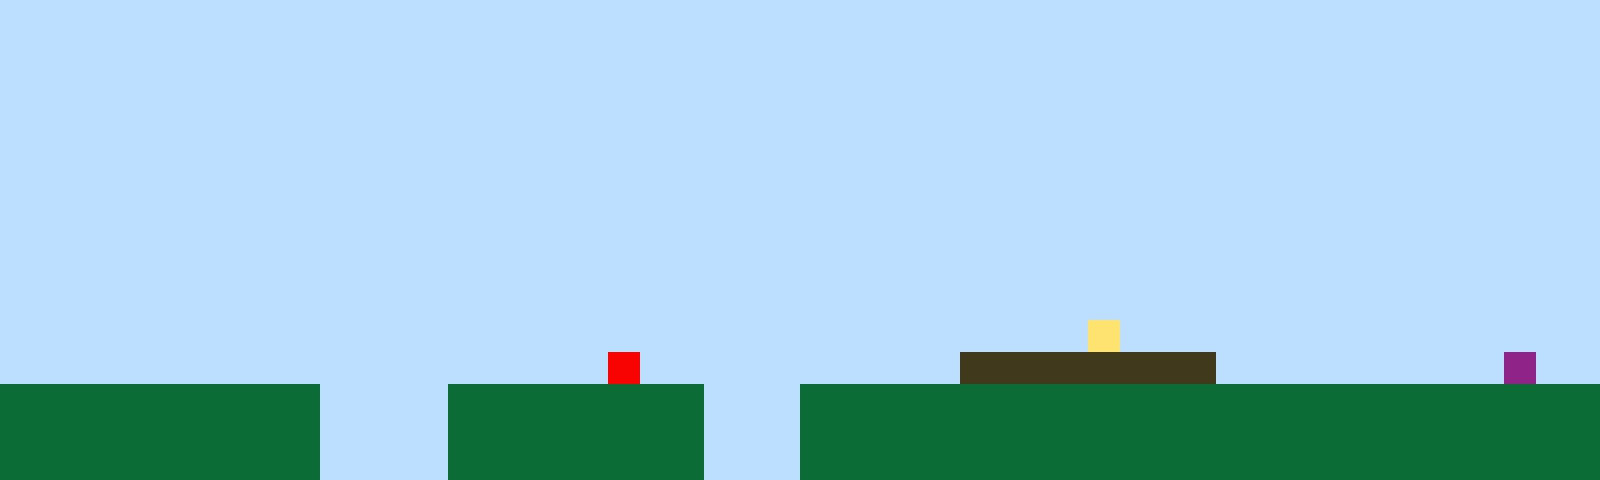

A 2D game scene composited from a Tiled map and its tileset images. What follows is a short description and the map's XML, with every tile layer's data as written:
An orthogonal 50x15 tile map with 32x32 px tiles, 1 tile layer (Tile Layer 1).

<map version="1.10" tiledversion="1.11.2" orientation="orthogonal" renderorder="right-up" width="50" height="15" tilewidth="32" tileheight="32" infinite="0" nextlayerid="2" nextobjectid="1"><editorsettings><export target="map1.csv" format="csv" /></editorsettings><tileset firstgid="1" name="sprites" tilewidth="32" tileheight="32" tilecount="6" columns="3"><image source="sprites.png" width="96" height="64" /></tileset><layer id="1" name="Tile Layer 1" width="50" height="15"><data encoding="csv">1,1,1,1,1,1,1,1,1,1,1,1,1,1,1,1,1,1,1,1,1,1,1,1,1,1,1,1,1,1,1,1,1,1,1,1,1,1,1,1,1,1,1,1,1,1,1,1,1,1,1,1,1,1,1,1,1,1,1,1,1,1,1,1,1,1,1,1,1,1,1,1,1,1,1,1,1,1,1,1,1,1,1,1,1,1,1,1,1,1,1,1,1,1,1,1,1,1,1,1,1,1,1,1,1,1,1,1,1,1,1,1,1,1,1,1,1,1,1,1,1,1,1,1,1,1,1,1,1,1,1,1,1,1,1,1,1,1,1,1,1,1,1,1,1,1,1,1,1,1,1,1,1,1,1,1,1,1,1,1,1,1,1,1,1,1,1,1,1,1,1,1,1,1,1,1,1,1,1,1,1,1,1,1,1,1,1,1,1,1,1,1,1,1,1,1,1,1,1,1,1,1,1,1,1,1,1,1,1,1,1,1,1,1,1,1,1,1,1,1,1,1,1,1,1,1,1,1,1,1,1,1,1,1,1,1,1,1,1,1,1,1,1,1,1,1,1,1,1,1,1,1,1,1,1,1,1,1,1,1,1,1,1,1,1,1,1,1,1,1,1,1,1,1,1,1,1,1,1,1,1,1,1,1,1,1,1,1,1,1,1,1,1,1,1,1,1,1,1,1,1,1,1,1,1,1,1,1,1,1,1,1,1,1,1,1,1,1,1,1,1,1,1,1,1,1,1,1,1,1,1,1,1,1,1,1,1,1,1,1,1,1,1,1,1,1,1,1,1,1,1,1,1,1,1,1,1,1,1,1,1,1,1,1,1,1,1,1,1,1,1,1,1,1,1,1,1,1,1,1,1,1,1,1,1,1,1,1,1,1,1,1,1,1,1,1,1,1,1,1,1,1,1,1,1,1,1,1,1,1,1,1,1,1,1,1,1,1,1,1,1,1,1,1,1,1,1,1,1,1,1,1,1,1,1,1,1,1,1,1,1,1,1,1,1,1,1,1,1,1,1,1,1,1,1,1,1,1,1,1,1,1,1,1,1,1,1,1,1,1,1,1,1,1,1,1,1,1,1,1,1,1,1,1,1,1,1,1,1,1,1,1,1,1,1,1,1,1,1,1,1,1,1,1,1,1,1,1,1,1,1,1,1,1,1,1,1,1,1,1,1,1,1,1,1,1,1,1,1,1,1,1,1,1,4,1,1,1,1,1,1,1,1,1,1,1,1,1,1,1,1,1,1,1,1,1,1,1,1,1,1,1,1,1,1,1,1,1,1,5,1,1,1,1,1,1,1,1,1,1,3,3,3,3,3,3,3,3,1,1,1,1,1,1,1,1,1,6,1,1,2,2,2,2,2,2,2,2,2,2,1,1,1,1,2,2,2,2,2,2,2,2,1,1,1,2,2,2,2,2,2,2,2,2,2,2,2,2,2,2,2,2,2,2,2,2,2,2,2,2,2,2,2,2,2,2,2,2,2,2,1,1,1,1,2,2,2,2,2,2,2,2,1,1,1,2,2,2,2,2,2,2,2,2,2,2,2,2,2,2,2,2,2,2,2,2,2,2,2,2,2,2,2,2,2,2,2,2,2,2,1,1,1,1,2,2,2,2,2,2,2,2,1,1,1,2,2,2,2,2,2,2,2,2,2,2,2,2,2,2,2,2,2,2,2,2,2,2,2,2</data></layer></map>
